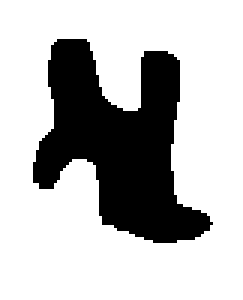
%> input picture src/images/images_binaires_pour_initialisation/image_binaire.bmp, 81 x 100 px (shown 3 times larger)
$ octave tp3_demo.m   (GNU Octave 9; MATLAB toolbox functions it lacks are replaced by stand-ins)
%> lines starting %> are read from the running program, lines starting %| are printed output that depends on the picture; in (x1, y1, x2, y2) boxes, pixels count from 0 and x2, y2 are one past the last pixel; in counts of white or black regions, pixels touching at a corner belong together; the program's own positions count from 1
%> `u=double(imread('images/images_binaires_pour_initialisation/image_bina..`: u: size 100x81 double; values 0 (black) and 1 (white), 73.3% white; 1 black region, box (x1, y1, x2, y2) and area: (11, 13, 71, 81) 2166
### src/distance_signee.m
function Phi = distance_signee(Bin)
% Bin est une image binaire (0 et 1)
% les valeurs 1 -> le fond
% les valeurs 0 -> l'objet
% Phi est la fonction distance signée à la courbe-frontière de l'objet
% (positive à l'extérieur et négative à l'intérieur de l'objet)

Dist_int = -(Bin==0).*(bwdist(Bin==1)-.5);
Dist_ext = (Bin>0).*(bwdist(Bin==0)-.5);
Phi = Dist_int + Dist_ext;

### src/extraction_niveau0.m
function niveau0 = extraction_niveau0(Phi)
% Phi : fonction distance signée
% niveau0 : image binaire valant 1 partout sauf aux pixels (i,j) tels qu'il y a un changement de signe entre la
% valeur du pixel courant et celle de ses voisins (i,j+1), (i+1,j) ou (i+1,j+1).

Phi_est = [Phi(:,2:end) Phi(:,end)];
Phi_nord = [Phi(2:end,:) ; Phi(end,:)];
Phi_nord_est = [Phi_nord(:,2:end) Phi_nord(:,end)];

niveau0 = (Phi .* Phi_est > 0) & (Phi .* Phi_nord > 0) & (Phi .* Phi_nord_est > 0);
%> niveau0: size 100x81 logical; 96% white; black in thin lines or dots, all inside (x1, y1, x2, y2) = (10, 12, 71, 81)

niveau0 = double(niveau0);
end

### src/normgrad_contraction_expansion.m
function NG = normgrad_contraction_expansion(Phi,C)

% Exo 3.1

%      G = grad(Phi);
%      NG = norm_grad(G);


% Exo 3.2
    Phi_ouest = [Phi(:,1) Phi(:,1:end-1)];
    Phi_est = [Phi(:,2:end) Phi(:,end)];
    Phi_nord = [Phi(2:end,:) ; Phi(end,:)];
    Phi_sud = [Phi(1,:) ; Phi(1:end-1,:)];

    D_moins_x = Phi - Phi_ouest;
    D_plus_x = Phi_est - Phi;
    D_moins_y = Phi - Phi_sud ;
    D_plus_y = Phi_nord - Phi;


    D_moins = sqrt( max(D_plus_x,0).^2  + min(D_moins_x,0).^2 + max(D_plus_y,0).^2  + min(D_moins_y,0).^2 );
    D_plus  = sqrt( max(D_moins_x,0).^2  + min(D_plus_x,0).^2 + max(D_moins_y,0).^2  + min(D_plus_y,0).^2 );
    NG = max(C,0).*D_moins + min(C,0).*D_plus;
end

### src/contraction_expansion.m
function contraction_expansion(Phi, C, dt, nb_affiche,n)
% impl茅mente l'茅volution de l'茅quation (1) du TP3
% Phi : courbe initiale (represent茅e par sa fonction distance sign茅e)
% C : champ de vitesse (image de m锚me taille que Phi)
% dt : pas de discr茅tisation temporelle
% nb_affiche : on affiche la courbe toutes les nb_affiche it茅rations
% n : nombre d'it茅rations 脿 effectuer (si non-indiqu茅, n=1000 par d茅faut)

if (nargin<5)
    n=1000;
end
for t=0:n-1

    Phi =  Phi +  dt * normgrad_contraction_expansion(Phi,C);

    % on affiche tous les nb_affiche
    if (mod(t,nb_affiche)==0)
        niveau0 = extraction_niveau0(Phi);
        subplot(1,3,3);
        imshow(niveau0,[]);title('Niveau z閞o');
        subplot(1,3,2);
        imshow(Phi,[]);title('Phi');
        subplot(1,3,1);
        surf(double(Phi));title('Phi'); axis([0 100 0 100 -20 40]);
        drawnow;
    end
end

### src/tp3_demo.m
clear;
clc ;
close all ;

% PARTIE 1 : REPRESENTATION IMPLICITE D'UNE COURBE

% Test extraction sur image
u=double(imread('images/images_binaires_pour_initialisation/image_binaire.bmp'));
imshow(u,[]);
title('Image originale');

figure;
Phi = distance_signee(u);
result = extraction_niveau0(Phi);
imshow(result,[])
title('Extraction');

% Comparaison fonction contour
figure;
contour(Phi,[0 0]);
axis ij;
axis equal;
axis off

% Test extraction sur un cercle
n = 100 ;
[X,Y] = ndgrid(1:n,1:n);
r = n/3 ;
c = [n/2 n/2] ;
Phi = sqrt ((X-c(1)).^2+(Y-c(2)).^2)-r ;
imshow(Phi,[])
title('Cercle originale');

figure;
result = extraction_niveau0(Phi);
imshow(result,[])
title('Extraction');

% Comparaison fonction contour
figure;
contour(Phi,[0 0]);
axis ij;
axis equal;
axis off


% PARTIE 2 : EVOLUTION D'UNE COURBE

clear;
clc ;
close all ;

u=double(imread('images/images_binaires_pour_initialisation/image_binaire.bmp'));
imshow(u,[]);
title('Image originale');
Phi = distance_signee(u);
result = extraction_niveau0(Phi);

dt=0.01;
nb_affiche = 30;
n=2500;

% Contraction
C = ones(size(Phi)) ;
contraction_expansion(Phi, C, dt, nb_affiche,n)
%> the loop in contraction_expansion, `for t=0:n-1` made 2500 passes
%> pass 1, in normgrad_contraction_expansion, `D_plus_x = Phi_est - Phi;`:
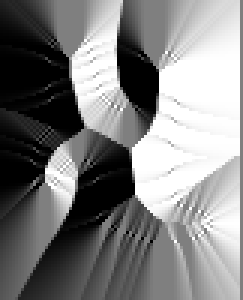
%> D_plus_x: size 100x81 single (shown 3 times larger); min -1, max 1, mean 0.00955; mean of the top-left, top-right, bottom-left and bottom-right quarters -0.292, 0.433, -0.466, 0.344; drawn with min black and max white
%> after the loop in contraction_expansion, `for t=0:n-1`:
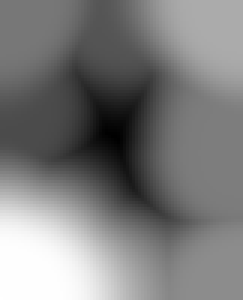
%> Phi: size 100x81 single (shown 3 times larger); min 7.52, max 38.72, mean 22.7; drawn with min black and max white
%> after the loop in contraction_expansion, `for t=0:n-1`: niveau0: size 100x81 double; every value is 1
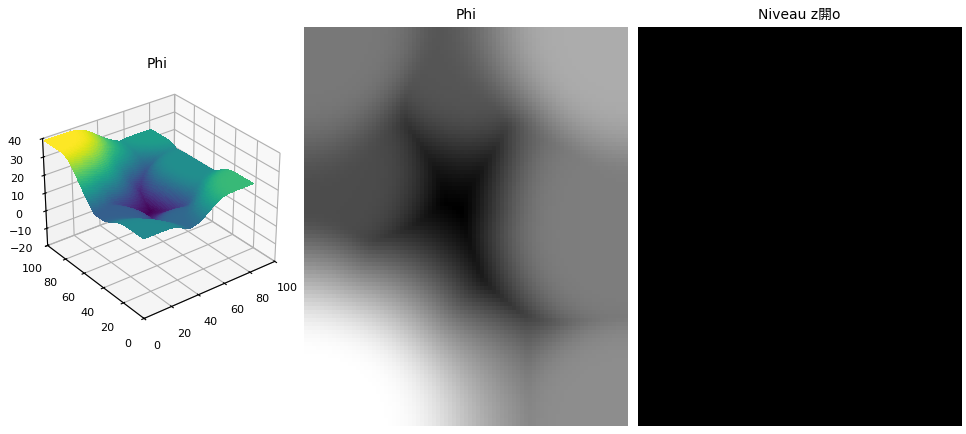
%> figure redrawn from the program's plot data, 3 panels

% Expansion
C = ones(size(Phi)) .* -1 ;
contraction_expansion(Phi, C, dt, nb_affiche,n)
%> (the run ends here)
